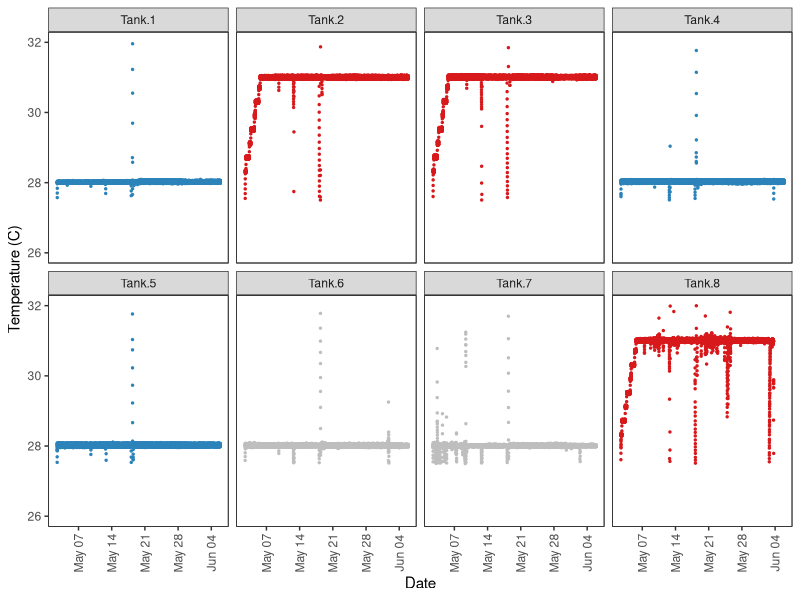
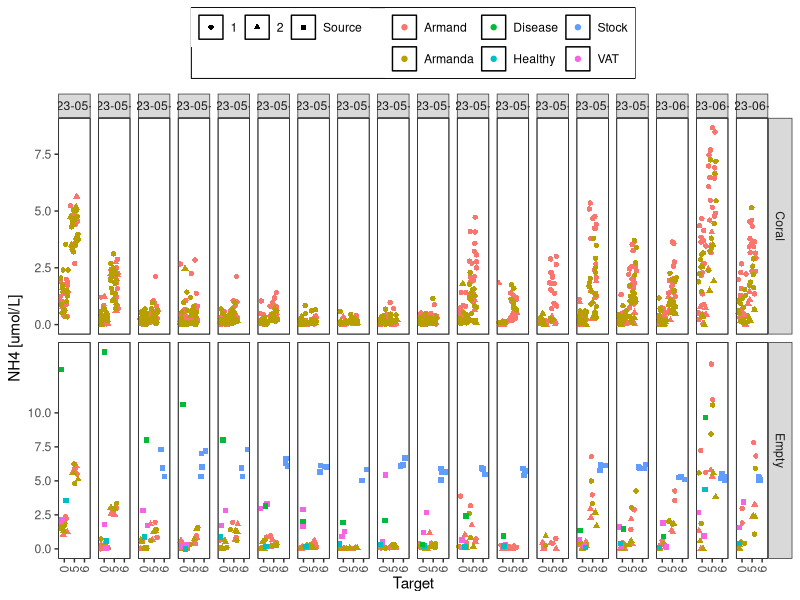
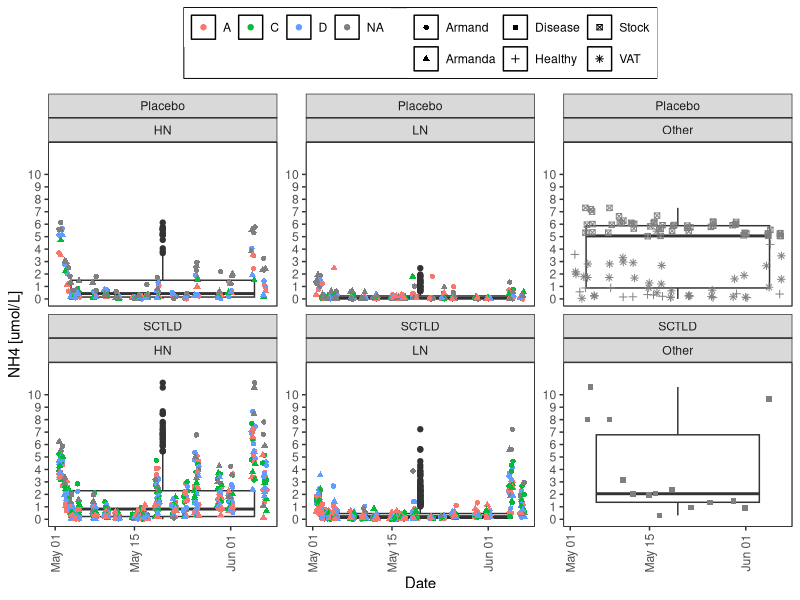
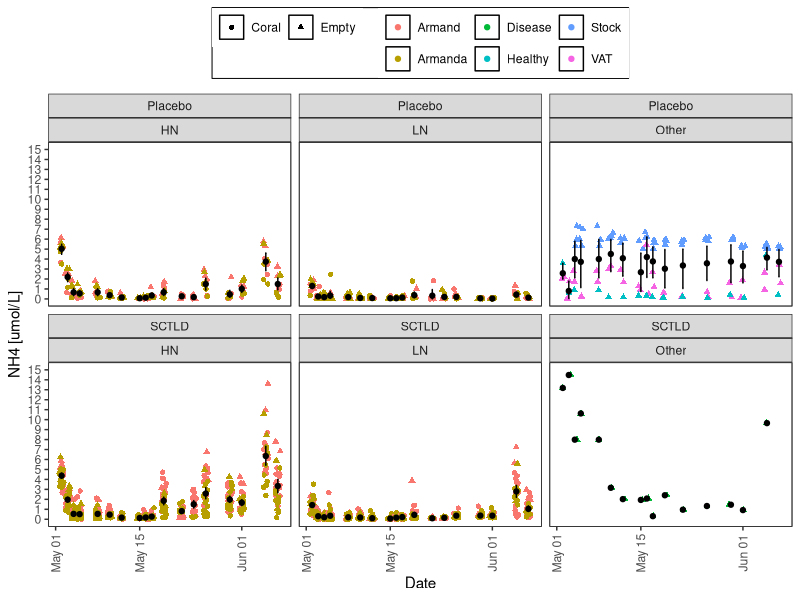
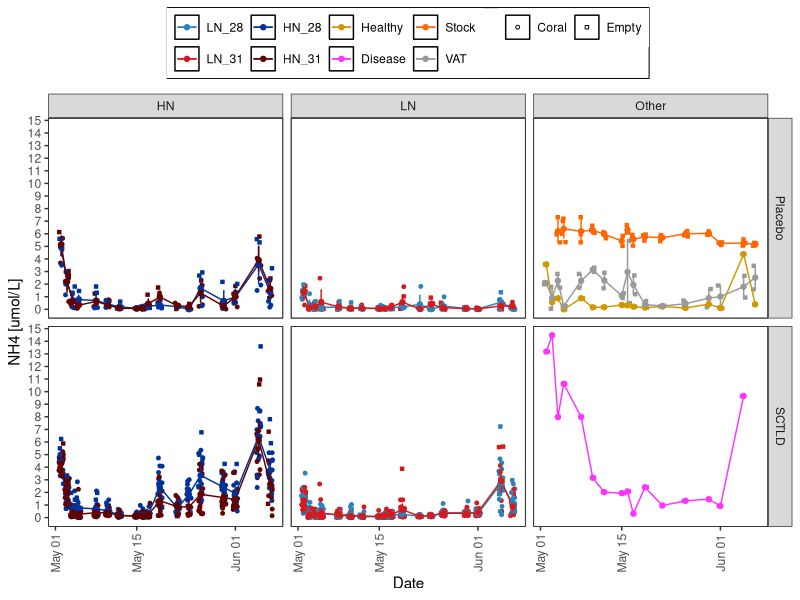
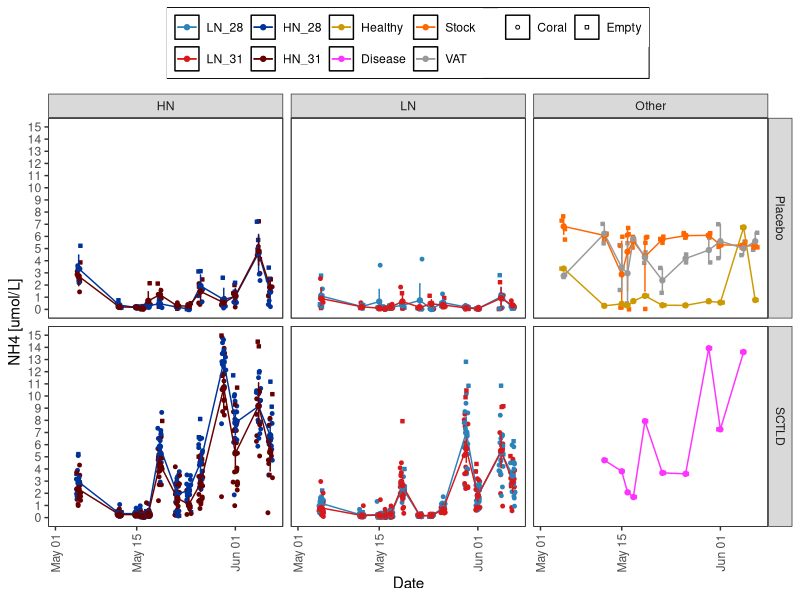
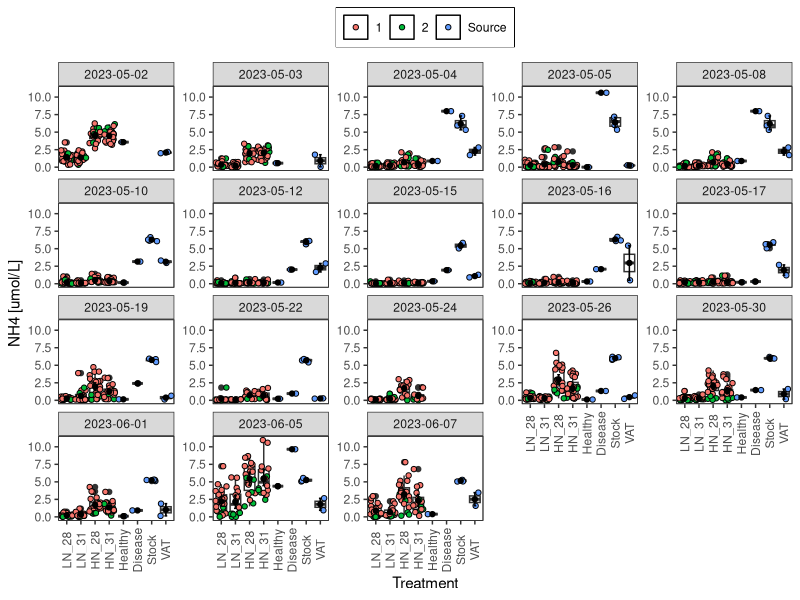

Write R code to recreate these figures, in order. (Note: this script raises an error after producing the figures.)
## ---- chunk 1
knitr::opts_chunk$set(echo = TRUE, warning=FALSE, message=FALSE)
## ---- chunk 2

# Load all libraries and sources required to run the script
    library(tidyverse)
    library(ggthemes)
    library(ggplot2)
    library(plyr)
    library(tidyr)

    library(lme4)
    library(lmerTest)
    library(reshape2)

# Graphs
# Plots
MyTheme<-theme_bw() +  
theme(legend.position="top",
          plot.background=element_blank(),
          axis.text.x = element_text(angle = 90, vjust = 0.5),
          panel.grid.major.y = element_blank(),
          panel.grid.major.x = element_blank(),
          panel.grid.minor.x = element_blank(),
          panel.grid.minor.y = element_blank(),
          legend.box.background = element_rect(),
          legend.title = element_blank(),
          panel.background =element_rect(fill = NA, 
                                         color = "black"))#+
  #guides(fill=guide_legend(nrow=2,byrow=TRUE), shape=guide_legend(nrow=3,byrow=TRUE))

Treat_fill<-scale_fill_manual(values =
                           c("#2b83ba", "#003399",
                             "#d7191c", "#660000"))

Treat_colour<-scale_colour_manual(values =
                           c("#2b83ba", "#003399",
                             "#d7191c", "#660000"))
  
## ---- chunk 3
# Data
    Temp<-read.csv("Data/Temperature.csv", header = TRUE)
    summary(Temp)
    Temp$Time<-as.POSIXct(Temp$Time, format="%m/%d/%Y %H:%M",
                               tz = "America/New_York" )
    
    Temp <- gather(Temp, Tank, Temperature, 
                   Tank.1:Tank.8, factor_key=TRUE)
    #Temp<-Temp[Temp$Tank!="Tank.6",]
    #Temp<-Temp[Temp$Tank!="Tank.7",]
    Temp<-Temp %>% mutate(Group =
                     case_when(Tank == "Tank.1" ~ "Control Temp", 
                               Tank == "Tank.2" ~ "High Temp", 
                               Tank == "Tank.3" ~ "High Temp", 
                               Tank == "Tank.4" ~ "Control Temp",
                               Tank == "Tank.5" ~ "Control Temp", 
                               Tank == "Tank.6" ~ "Donor colony", 
                               Tank == "Tank.7" ~ "Donor colony", 
                               Tank == "Tank.8" ~ "High Temp",))
    Temp<-Temp[Temp$Temperature>27.5,]
    summary(Temp)
## ---- chunk 4
Temperature<- ggplot(Temp, aes (Time, Temperature)) +
  geom_jitter(aes(colour=Group), alpha=1, size=0.5)+
  # stat_summary(fun.data = "mean_cl_boot", 
  #              geom = "errorbar", width = 0.2,  color="black" )+
  # stat_summary(fun=mean, geom="point",  color="black") + 

  theme(legend.position = "bottom")+
  scale_y_continuous(limits = c(26, 32),
                      breaks = seq(0,32, 2),  
                      #   expand = c(0.01, 0.01),
                      name=("Temperature (C)")) +
  
    scale_x_datetime(breaks = "7 days",
                      date_labels = "%b %d",
                      limits = c(as.POSIXct("2023-05-02 12:30"),
                                 as.POSIXct("2023-06-06 02:00")),
                      #  expand = c(0.01, 0.01),
                      name=("Date")) +
  # geom_vline(xintercept = as.POSIXct("2023-05-18"),
  #            linetype=3)+
   # geom_vline(xintercept = as.POSIXct("2023-05-13"),
   #           linetype=3)+
  MyTheme + facet_wrap(~Tank, ncol = 4)+
  #facet_wrap(~(fct_rev(Tank)), ncol = 4)+
  scale_colour_manual(
  values = c("#2b83ba",  "gray", "#d7191c"))+
  theme(legend.position = "none")

Temperature
## ---- chunk 5
# Data
    data<-read.csv("Data/Nutrients.csv", header = TRUE)
    data<-data[data$Sample.ID<1843,]
    summary(data)
    
    data$N<-as.numeric(data$N)
    data$Date<-as.Date(data$Date)
    #data$Time<-as.POSIXct(data$Time)
    data$TimePoint<-factor(data$TP)
    data$Target<-factor(data$Target,
                           levels=c("0", "5", "6"))
    # data$Pump<-factor(data$Pump,
    #                        levels=c("1", "2"))
    
    data<-droplevels(data)
    data$Treatment<-factor(data$Treatment, levels = c ("LN_28", "LN_31", "HN_28", "HN_31",
                                                       "Healthy", "Disease",  "Stock", "VAT"))
    data$Treatment3<-factor(paste(data$Nutrients, 
                                  data$Disease, sep = "_"))
    data<-data[data$Date!="2023-05-18", ]
    summary(data)
## ---- chunk 6
NH4_plot<- ggplot(data, aes (Target, NH4)) +
  #geom_boxplot ()+
  geom_jitter(aes(colour=Arm, shape=Pump), alpha=1)+
  # stat_summary(fun.data = "mean_cl_boot", 
  #              geom = "errorbar", width = 0.2,  color="black" )+
  # stat_summary(fun=mean, geom="point",  color="black") + 
  #geom_point(shape=21)+

 
  theme(legend.position = "bottom")+
  scale_y_continuous(#limits = c(0, 11),
                      breaks = seq(0,12, 2.5),  
                      #   expand = c(0.01, 0.01),
                      name=("NH4 [umol/L]")) +
  # geom_hline(yintercept = 4.1, linetype=2)+
  # geom_hline(yintercept = 0.3, linetype=2)+
  MyTheme +
  facet_grid(Beaker.conditions~Date, scales = "free_y")

NH4_plot
## ---- chunk 7
NH4_2<- ggplot(data, aes (Date, NH4)) +
  geom_boxplot ()+
  geom_jitter(aes(colour=Genotype, shape=Arm), alpha=1)+
  # stat_summary(fun.data = "mean_cl_boot", 
  #              geom = "errorbar", width = 0.2,  color="black" )+
  # stat_summary(fun=mean, geom="point",  color="black") + 
  #geom_point(shape=21)+

  theme(legend.position = "bottom")+
  scale_y_continuous(limits = c(0, 12),
                      breaks = seq(0,10, 1),  
                      #   expand = c(0.01, 0.01),
                      name=("NH4 [umol/L]")) +
  # geom_hline(yintercept = 4.1, linetype=2)+
  # geom_hline(yintercept = 0.3, linetype=2)+
  MyTheme +
  facet_wrap(Disease~Nutrients, scales = "free_y")
NH4_2
## ---- chunk 8
NH4_Arms<- ggplot(data, aes (Date, NH4)) +
  #geom_boxplot ()+
  geom_jitter(aes(colour=Arm, shape=Beaker.conditions), alpha=1)+
  stat_summary(fun.data = "mean_cl_boot", 
                geom = "errorbar", width = 0.2,  color="black" )+
   stat_summary(fun=mean, geom="point",  color="black") + 
  #geom_point(shape=21)+

 
  theme(legend.position = "bottom")+
  scale_y_continuous(limits = c(0, 15),
                      breaks = seq(0,20, 1),  
                      #   expand = c(0.01, 0.01),
                      name=("NH4 [umol/L]")) +
  # geom_hline(yintercept = 4.1, linetype=2)+
  # geom_hline(yintercept = 0.3, linetype=2)+
  MyTheme +
  facet_wrap(Disease~Nutrients)

NH4_Arms
## ---- chunk 9
NH4_Temp<- ggplot(data, aes (Date, NH4, fill=Treatment, colour=Treatment)) +
 
  geom_jitter(aes(colour=Treatment, shape=Beaker.conditions), alpha=1, size =1)+
  #geom_boxplot ()+
  scale_shape_manual(values=c(21, 22))+
  scale_color_manual(values=c("#2b83ba", "#d7191c", "#003399", "#660000",
                              '#CC9900','#FF33FF', '#FF6600', "#999999"))+
  scale_fill_manual(values=c("#2b83ba", "#d7191c", "#003399", "#660000",
                              '#CC9900','#FF33FF', '#FF6600', "#999999"))+
  stat_summary(fun.data = "mean_cl_boot", 
                geom = "errorbar", width = 0.2)+
   stat_summary(fun.data = "mean_cl_boot", 
                geom = "line")+
   stat_summary(fun=mean, geom="point") + 
  #geom_point(shape=21)+
 
  theme(legend.position = "bottom")+
  scale_y_continuous(#limits = c(0, 15),
                      breaks = seq(0,20, 1),  
                      #   expand = c(0.01, 0.01),
                      name=("NH4 [umol/L]")) +
  # geom_hline(yintercept = 4.1, linetype=2)+
  # geom_hline(yintercept = 0.3, linetype=2)+
  MyTheme
  #NH4_Temp+facet_wrap(~Nutrients)
  NH4_Temp+facet_grid(Disease~Nutrients)
## ---- chunk 10
# N_plot<- ggplot(data, aes (Nutrients, N)) +
#   geom_boxplot ()+
#   scale_color_manual(values=c("#2b83ba", "#d7191c", "#003399", "#660000",
#                               '#CC9900','#FF33FF', '#FF6600', "#999999"))+
#   geom_jitter(aes(colour=Treatment, shape=Beaker.conditions), alpha=1)+
#   # stat_summary(fun.data = "mean_cl_boot", 
#   #              geom = "errorbar", width = 0.2,  color="black" )+
#   # stat_summary(fun=mean, geom="point",  color="black") + 
#   #geom_point(shape=21)+
# 
#  
#   theme(legend.position = "bottom")+
#   scale_y_continuous(limits = c(0, 20),
#                       breaks = seq(0,17, 2),
#                       #   expand = c(0.01, 0.01),
#                       name=("DIN [umol/L]")) +
#   # geom_hline(yintercept = 4.1, linetype=2)+
#   # geom_hline(yintercept = 0.3, linetype=2)+
#   MyTheme+ facet_grid(~Date)
# N_plot
## ---- chunk 11
N_Temp<- ggplot(data, aes (Date, N, fill=Treatment, colour=Treatment )) +
 
  geom_jitter(aes(colour=Treatment, shape=Beaker.conditions), alpha=1, size =1)+
  #geom_boxplot ()+
  scale_shape_manual(values=c(21, 22))+
  scale_color_manual(values=c("#2b83ba", "#d7191c", "#003399", "#660000",
                              '#CC9900','#FF33FF', '#FF6600', "#999999"))+
  scale_fill_manual(values=c("#2b83ba", "#d7191c", "#003399", "#660000",
                              '#CC9900','#FF33FF', '#FF6600', "#999999"))+
  stat_summary(fun.data = "mean_cl_boot", 
                geom = "errorbar", width = 0.2)+
   stat_summary(fun.data = "mean_cl_boot", 
                geom = "line")+
   stat_summary(fun=mean, geom="point") + 
 
  theme(legend.position = "bottom")+
  scale_y_continuous(limits = c(0, 15),
                      breaks = seq(0,20, 1),  
                      #   expand = c(0.01, 0.01),
                      name=("NH4 [umol/L]")) +
  # geom_hline(yintercept = 4.1, linetype=2)+
  # geom_hline(yintercept = 0.3, linetype=2)+
  MyTheme
  #N_Temp+facet_wrap(~Nutrients)
N_Temp+facet_grid(Disease~Nutrients)

## ---- chunk 12
Concentrations <- ddply (data, .(Nutrients, Disease, Date),
                         summarise,
                meanNH4 = mean (NH4, na.rm = T), 
                sdNH4 = sd (NH4, na.rm = T))
Concentrations

Concentrations<-Concentrations %>% 
 mutate_if(is.numeric, round, digits=2)

# Concentrations<-reshape(Concentrations, idvar = c("Date"),
#                     timevar = c("Nutrients", "Disease"), direction = "wide")
# #Concentrations$Difference<-Concentrations$meanNH4.5-Concentrations$meanNH4.0
# Concentrations

## ---- chunk 13
NH4<- ggplot(data, aes (Treatment, NH4)) +
  geom_boxplot ()+
  geom_jitter(aes(fill=Pump), alpha=1, shape=21,)+
  stat_summary(fun.data = "mean_cl_boot",geom = "errorbar", width = 0.2,  color="black" )+
  stat_summary(fun=mean, geom="point",  color="black") + 
  #geom_point(shape=21)+

 
  theme(legend.position = "bottom")+
  scale_y_continuous(limits = c(0, 11),
                      breaks = seq(0,10, 2.5),  
                      #   expand = c(0.01, 0.01),
                         name=("NH4 [umol/L]")) +
  MyTheme +
  facet_wrap(~Date, scales = "free_y")

NH4
## ---- chunk 14
Concentrations <- ddply (data, .(Treatment, Date),
                         summarise,
                meanNH4 = mean (NH4, na.rm = T), 
                sdNH4 = sd (NH4, na.rm = T))
Concentrations

Concentrations<-Concentrations %>% 
 mutate_if(is.numeric, round, digits=2)

Concentrations<-reshape(Concentrations, idvar = c("Date"),
                    timevar = "Treatment", direction = "wide")

#Concentrations$Difference<-Concentrations$meanNH4.5-Concentrations$meanNH4.0
Concentrations

## ---- chunk 15
delta_O2<- ggplot(wide.data, aes (Treatment.Exposure, change)) +
  geom_boxplot ()+
  stat_summary(fun.data = "mean_cl_boot",geom = "errorbar", width = 0.2, colour="blue")+
  stat_summary(fun=mean, geom="point", colour="blue") + 
  geom_point(shape=21)+

  geom_point(alpha=0.5, shape=21)+
  theme(legend.position = "bottom")+
  scale_y_continuous(#limits = c(0, 15),
                      #   breaks = seq(0,1,0.2),  
                      #   expand = c(0.01, 0.01),
                         name=("delta O2 [nmol/min]")) +
  MyTheme + geom_abline(slope = 0, intercept = 0)+
  facet_grid(~Species.Exposure)
delta_O2


log_delta_O2<- ggplot(wide.data, aes (Treatment.Exposure, log(change))) +
  geom_boxplot ()+
  stat_summary(fun.data = "mean_cl_boot",geom = "errorbar", width = 0.2, colour="blue")+
  stat_summary(fun=mean, geom="point", colour="blue") + 
  #geom_point(shape=21)+

  geom_point(alpha=0.5, shape=21)+
  theme(legend.position = "bottom")+
  scale_y_continuous(#limits = c(0, 15),
                      #   breaks = seq(0,1,0.2),  
                      #   expand = c(0.01, 0.01),
                         name=("log delta O2 [nmol/min]")) +
  MyTheme + geom_abline(slope = 0, intercept = 0)+
  facet_grid(~Species.Exposure)
log_delta_O2
## ---- chunk 16
## model 1: LMER for both species
  fit1<-lmerTest::lmer(FINAL.MO2..nmol.min. ~Treatment * Timepoint +
                         Species + (1|Core), data=data)
  isSingular(fit1)
  anova(fit1)
  ranova(fit1)
  summary(fit1)
  par(mfrow=c(2,2))
  plot(fit1)
  par(mfrow=c(1,1))
  step(fit1)
  
## model 2: LMER for Past
  fit_Past<-lmerTest::lmer(FINAL.MO2..nmol.min. ~Treatment*Timepoint + (1|Core),
            data=data[data$Species=="Past",])
  isSingular(fit_Past)
  anova(fit_Past)
  ranova(fit_Past)
  summary(fit_Past)
  par(mfrow=c(2,2))
  plot(fit_Past)
  par(mfrow=c(1,1))
  #step(fit_Past)
  
## model 3: LMER for Ssid
  fit_Ssid<-lmerTest::lmer(FINAL.MO2..nmol.min. ~Treatment*Timepoint + (1|Core),
               data=data[data$Species=="Ssid",])
  isSingular(fit_Ssid)
  anova(fit_Ssid)
  ranova(fit_Ssid)
  summary(fit_Ssid)
  plot(fit_Ssid)
  #step(fit_Ssid)
## ---- chunk 17
exposure<-data[data$Timepoint=="Exposure", ]

## model 1: LMER for both species
  fit1<-lmerTest::lmer(log(FINAL.MO2..nmol.min.) ~Treatment +
                         Species + (1|Tank), data=exposure)
  isSingular(fit1)
  anova(fit1)
  ranova(fit1)
  summary(fit1)
  par(mfrow=c(2,2))
  plot(fit1)
  par(mfrow=c(1,1))
  #step(fit1)
  
## model 2: LMER for Past
  fit_Past<-lmerTest::lmer(log(FINAL.MO2..nmol.min.) ~Treatment + (1|Tank),
            data=exposure[exposure$Species=="Past",])
  isSingular(fit_Past)
  anova(fit_Past)
  ranova(fit_Past)
  summary(fit_Past)
  par(mfrow=c(2,2))
  plot(fit_Past)
  par(mfrow=c(1,1))
  #step(fit_Past)
  
## model 3: LMER for Ssid
  fit_Ssid<-lmerTest::lmer(log(FINAL.MO2..nmol.min.) ~Treatment + (1|Tank),
               data=exposure[exposure$Species=="Ssid",])
  isSingular(fit_Ssid)
  anova(fit_Ssid)
  ranova(fit_Ssid)
  summary(fit_Ssid)
  plot(fit_Ssid)
  #step(fit_Ssid)
## ---- chunk 18
exposure<-data[data$Timepoint=="Exposure", ]

## model 1: LMER for both species
  fit1<-lmerTest::lmer(FINAL.MO2..nmol.min. ~Treatment +
                         Species + (1|Tank), data=exposure)
  isSingular(fit1)
  anova(fit1)
  ranova(fit1)
  summary(fit1)
  par(mfrow=c(2,2))
  plot(fit1)
  par(mfrow=c(1,1))
  #step(fit1)
  
## model 2: LMER for Past
  fit_Past<-lmerTest::lmer(FINAL.MO2..nmol.min. ~Treatment + (1|Tank),
            data=exposure[exposure$Species=="Past",])
  isSingular(fit_Past)
  anova(fit_Past)
  ranova(fit_Past)
  summary(fit_Past)
  par(mfrow=c(2,2))
  plot(fit_Past)
  par(mfrow=c(1,1))
  #step(fit_Past)
  
## model 3: LMER for Ssid
  fit_Ssid<-lmerTest::lmer(FINAL.MO2..nmol.min. ~Treatment + (1|Tank),
               data=exposure[exposure$Species=="Ssid",])
  isSingular(fit_Ssid)
  anova(fit_Ssid)
  ranova(fit_Ssid)
  summary(fit_Ssid)
  plot(fit_Ssid)
  #step(fit_Ssid)
## ---- chunk 19
recovery<-data[data$Timepoint=="Recovery", ]

## model 1: LMER for both species
  fit1<-lmerTest::lmer(log(FINAL.MO2..nmol.min.) ~Treatment +
                         Species + (1|Tank), data=recovery)
  isSingular(fit1)
  anova(fit1)
  ranova(fit1)
  summary(fit1)
  par(mfrow=c(2,2))
  plot(fit1)
  par(mfrow=c(1,1))
  #step(fit1)
  
## model 2: LMER for Past
  fit_Past<-lmerTest::lmer(log(FINAL.MO2..nmol.min.) ~Treatment + (1|Tank),
            data=recovery[recovery$Species=="Past",])
  isSingular(fit_Past)
  anova(fit_Past)
  ranova(fit_Past)
  summary(fit_Past)
  par(mfrow=c(2,2))
  plot(fit_Past)
  par(mfrow=c(1,1))
  #step(fit_Past)
  
## model 3: LMER for Ssid
  fit_Ssid<-lmerTest::lmer(log(FINAL.MO2..nmol.min.) ~Treatment + (1|Tank),
               data=recovery[recovery$Species=="Ssid",])
  isSingular(fit_Ssid)
  anova(fit_Ssid)
  ranova(fit_Ssid)
  summary(fit_Ssid)
  plot(fit_Ssid)
  #step(fit_Ssid)
## ---- chunk 20
recovery<-data[data$Timepoint=="Recovery", ]

## model 1: LMER for both species
  fit1<-lmerTest::lmer(FINAL.MO2..nmol.min. ~Treatment +
                         Species + (1|Tank), data=recovery)
  isSingular(fit1)
  anova(fit1)
  ranova(fit1)
  summary(fit1)
  par(mfrow=c(2,2))
  plot(fit1)
  par(mfrow=c(1,1))
  #step(fit1)
  
## model 2: LMER for Past
  fit_Past<-lmerTest::lmer(FINAL.MO2..nmol.min. ~Treatment + (1|Tank),
            data=recovery[recovery$Species=="Past",])
  isSingular(fit_Past)
  anova(fit_Past)
  ranova(fit_Past)
  summary(fit_Past)
  par(mfrow=c(2,2))
  plot(fit_Past)
  par(mfrow=c(1,1))
  #step(fit_Past)
  
## model 3: LMER for Ssid
  fit_Ssid<-lmerTest::lmer(FINAL.MO2..nmol.min. ~Treatment + (1|Tank),
               data=recovery[recovery$Species=="Ssid",])
  isSingular(fit_Ssid)
  anova(fit_Ssid)
  ranova(fit_Ssid)
  summary(fit_Ssid)
  plot(fit_Ssid)
  #step(fit_Ssid)
## ---- chunk 21
## model 1: LMER for both species
  fit1<-lmerTest::lmer(change ~Treatment.Exposure * 
                         Species.Exposure + (1|Tank.Exposure), data=wide.data)
  isSingular(fit1)
  anova(fit1)
  ranova(fit1)
  summary(fit1)
  par(mfrow=c(2,2))
  plot(fit1)
  par(mfrow=c(1,1))
  #step(fit1)
  
## model 2: LMER for Past
  fit_Past<-lmerTest::lmer(change ~Treatment.Exposure + (1|Tank.Exposure),
            data=wide.data[wide.data$Species.Exposure=="Past",])
  isSingular(fit_Past)
  anova(fit_Past)
  ranova(fit_Past)
  summary(fit_Past)
  par(mfrow=c(2,2))
  plot(fit_Past)
  par(mfrow=c(1,1))
  #step(fit_Past)
  
## model 3: LMER for Ssid
  fit_Ssid<-lmerTest::lmer(change ~Treatment.Exposure + (1|Tank.Exposure),
               data=wide.data[wide.data$Species.Exposure=="Ssid",])
  isSingular(fit_Ssid)
  anova(fit_Ssid)
  ranova(fit_Ssid)
  summary(fit_Ssid)
  plot(fit_Ssid)
  #step(fit_Ssid)
## ---- chunk 22
# Pairwise comparisons
  # Day specific comparisons
  # Sw.emmc<-emmeans(fit4, ~Treatment)
  # Sw_groups<-cld(Sw.emmc)
  # Sw_groups
## ---- chunk 23
## model 1: LM for both species
  fit1<-lm(change ~Treatment.Exposure * Species.Exposure,
              data=wide.data)
 
  anova(fit1)
  summary(fit1)
  par(mfrow=c(2,2))
  plot(fit1)
  par(mfrow=c(1,1))
  
## model 2: LM for Past
  fit_Past<-lm(change ~Treatment.Exposure,
              data=wide.data[wide.data$Species.Exposure=="Past",])
  anova(fit_Past)
  summary(fit_Past)
  par(mfrow=c(2,2))
  plot(fit_Past)
  par(mfrow=c(1,1))
  #step(fit_Past)
  
## model 3: LM for Ssid
  fit_Ssid<-lm(change ~Treatment.Exposure,
              data=wide.data[wide.data$Species.Exposure=="Ssid",])
  anova(fit_Ssid)
  summary(fit_Ssid)
  par(mfrow=c(2,2))
  plot(fit_Ssid)
  par(mfrow=c(1,1))
  #step(fit_Ssid)
## ---- chunk 24
## model 1: LMER for both species
  fit1<-lm(log(change) ~Treatment.Exposure * Species.Exposure,
              data=wide.data)
  anova(fit1)
  #ranova(fit1)
  summary(fit1)
  par(mfrow=c(2,2))
  plot(fit1)
  par(mfrow=c(1,1))
  #step(fit1)
  
## model 2: LMER for Past
  fit_Past<-lm(log(change) ~Treatment.Exposure,
              data=wide.data[wide.data$Species.Exposure=="Past",])
  anova(fit_Past)
  summary(fit_Past)
  par(mfrow=c(2,2))
  plot(fit_Past)
  par(mfrow=c(1,1))
  #step(fit_Past)
  
## model 3: LMER for Ssid
  fit_Ssid<-lm(log(change) ~Treatment.Exposure,
              data=wide.data[wide.data$Species.Exposure=="Ssid",])
  anova(fit_Ssid)
  summary(fit_Ssid)
  par(mfrow=c(2,2))
  plot(fit_Ssid)
  par(mfrow=c(1,1))
  #step(fit_Ssid)

# Pairwise comparisons
  # Day specific comparisons
  # Sw.emmc<-emmeans(fit4, ~Treatment)
  # Sw_groups<-cld(Sw.emmc)
  # Sw_groups

## ---- chunk 25
# Creates bibliography 
#knitr::write_bib(c(.packages()), "packages.bib")
